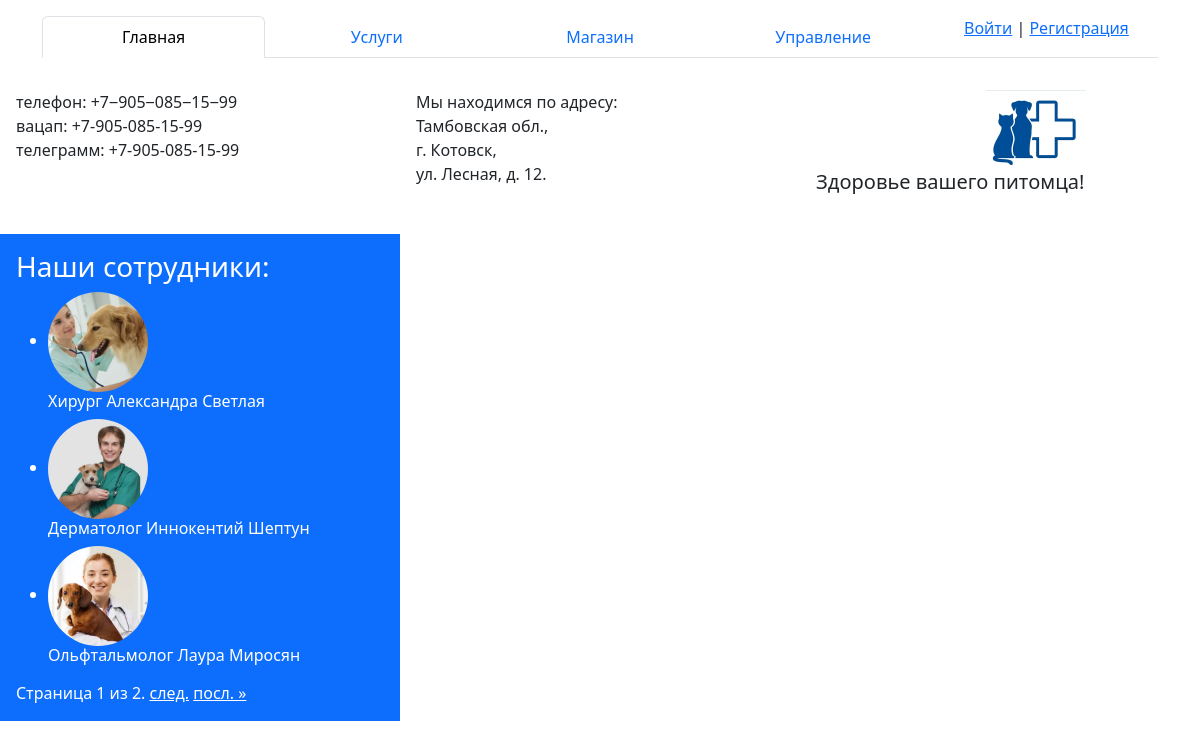
/vet/, run on the app's committed database.
### clinic/models.py (models this page shows, shortened)
class Veterinarian(models.Model):
    specialist = models.CharField(max_length=15, verbose_name='Специалист')
    firstname = models.CharField(max_length=10, verbose_name='Имя')
    lastname = models.CharField(max_length=15, verbose_name='Фамилия')
    email = models.EmailField(max_length=20, verbose_name='E-mail')
    tel = models.CharField(max_length=12, verbose_name='Телефон')
    photo = models.ImageField(upload_to='photos/%Y/%m/%d/', default=None,
                              blank=True, null=True, verbose_name='Фото')
    history = models.TextField(max_length=1000, unique=True, null=True, verbose_name='О докторе')
    certificates = models.CharField(max_length=12, null=True)
    slugVet = models.SlugField(max_length=20, unique=True, db_index=True, verbose_name='Slug', null=True)  # слаг для пути 1пар - макс. длина, 2пар - уникальность, 3пар - поле индексируемое, 4пар - чтобы создавалось поле с пустым значением
    def get_absolute_url(self):
        return reverse('info_vet', args=[self.id, self.slugVet])  # формируем slug (берется из поля таблицы) который потом передаем в ссылку во hrev на страницу и по этой ссылке ужже создается путь в url
    class Meta: # класс для сортировки отображение на странице в данном случае по времени созданию записи (задать реверс поставить минус перед параметром)
        verbose_name = 'Ветеринар' # это для кабинета админа чтобы заголовок имел такое название
        verbose_name_plural = 'Ветеринары' # для того чтобы этот заголовок был без в конце 's' и был в множественном числе
        ordering = ['id'] # сортируем по артрибуту по убыванию по умолчанию
        indexes = [
            models.Index(fields=['id'])
        ]

### clinic/views.py (the view)
# urls.py: path('vet/', views.Veterinarian_list.as_view(), name='allvet'),
class Veterinarian_list(DataMixin, ListView): # модель на классе на модели метод весь список
    model = Veterinarian
    title_page = 'Список ветеринаров'  # название в пути, формируется в классе DataMixin

### templates/clinic/veterinarian_list.html (shortened to what this page needs)
{% block menu %}
    {% include 'clinic/includes/block_menu.html' %}
{% endblock menu %}
{% block content %}
<div class="container-fluid mt-3">
  <div class="row">
    <div class="col-sm-4 p-3 bg-primary text-white">
        <h3 style="color: white">Наши сотрудники:</h3>
        <ul>
            {% for vet in veterinarian_list %}
            <li>
            <img src="{{ vet.photo.url }}" alt="Foto" width="100" style="border-radius: 50px">
            <a href="{{ vet.get_absolute_url }}"><h6 style="color: white">{{ vet.specialist }} {{ vet.firstname }} {{ vet.lastname }}</h6></a>
            </li>
            {% endfor %}
        </ul>
      {% block navigation %}
        <div class="pagination">
            <span class="step-links">
            <span class="current">
                Страница {{ page_obj.number }} из {{ page_obj.paginator.num_pages }}.
            </span>
            {% if page_obj.has_next %}
                <a href="?page={{ page_obj.next_page_number }}" style="color: white">след.</a>
                <a href="?page={{ page_obj.paginator.num_pages }}" style="color: white">посл. &raquo;</a>
            {% endif %}
            </span>
        </div>
      {% endblock navigation%}
    </div>
    <div class="col-sm-8 p-3 text-white">
    </div>
  </div>
</div>
{% endblock content %}
</body>
</html>

### data on the page
Veterinarian: photo (picture), specialist "Хирург", firstname "Александра", lastname "Светлая"
Veterinarian: photo (picture), specialist "Дерматолог", firstname "Иннокентий", lastname "Шептун"
Veterinarian: photo (picture), specialist "Ольфтальмолог", firstname "Лаура", lastname "Миросян"

### other printed values
{{ page_obj.number }} "1"
{{ page_obj.paginator.num_pages }} "2"
